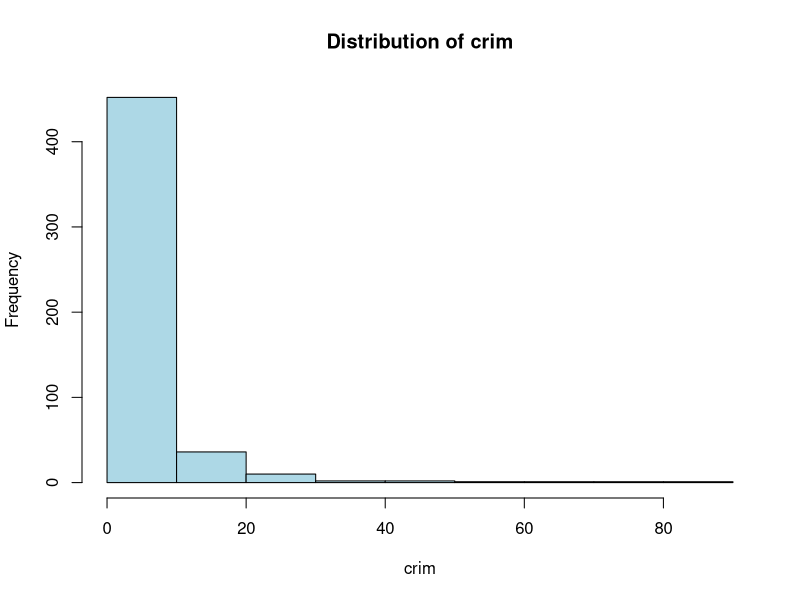
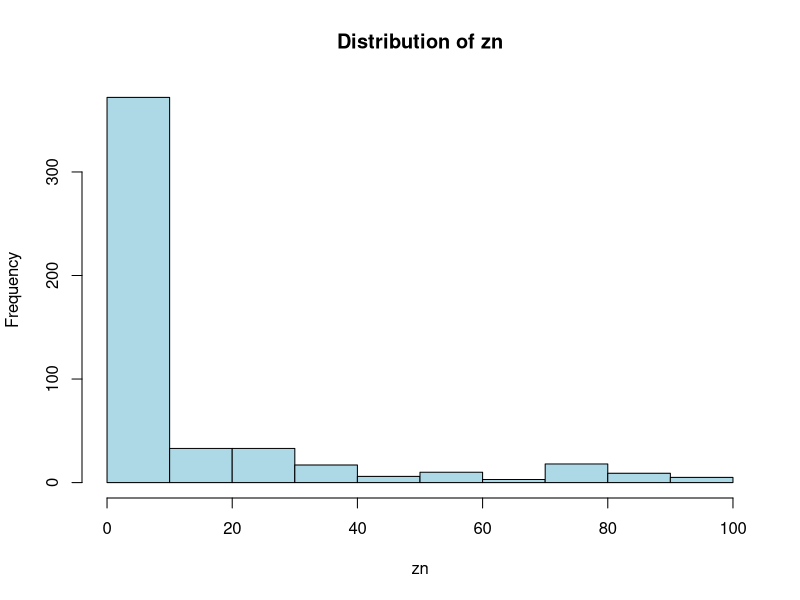
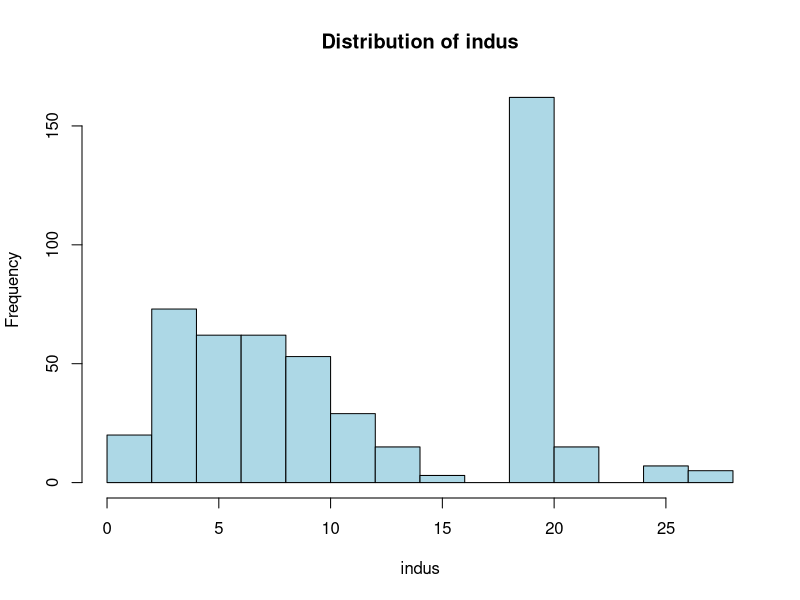
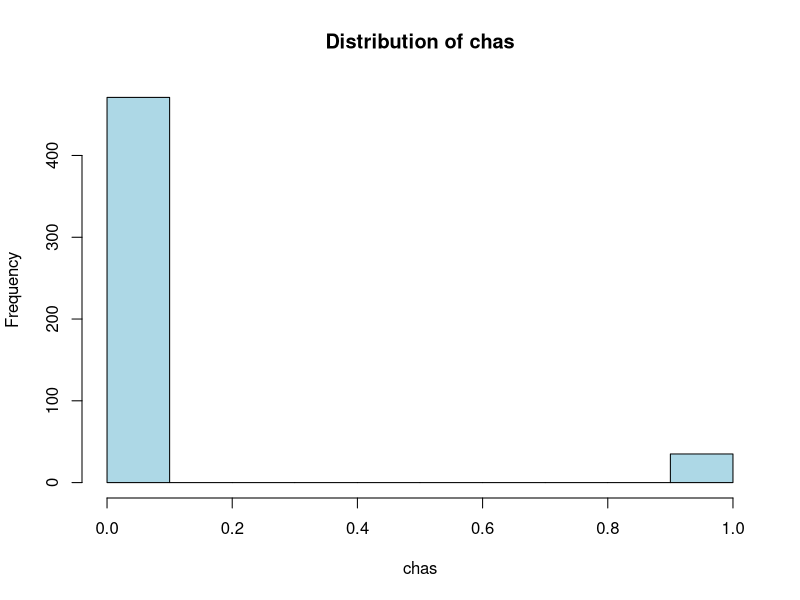
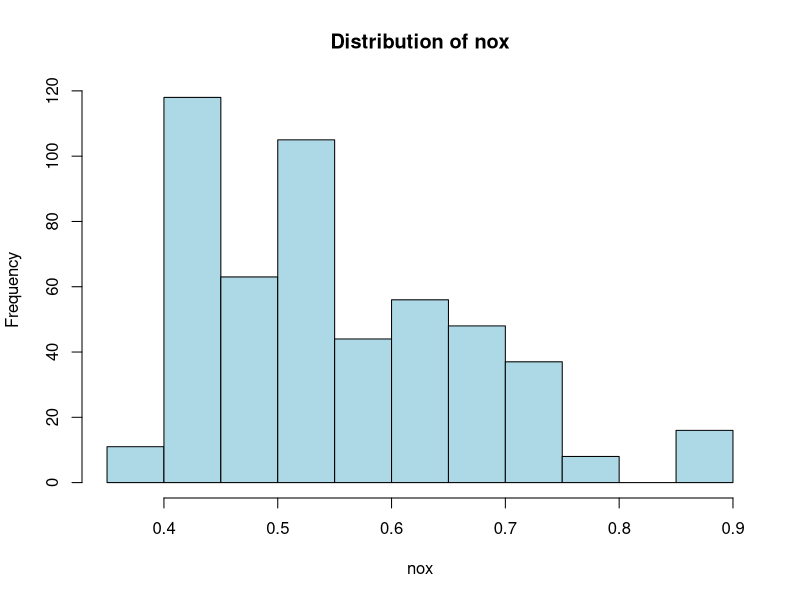
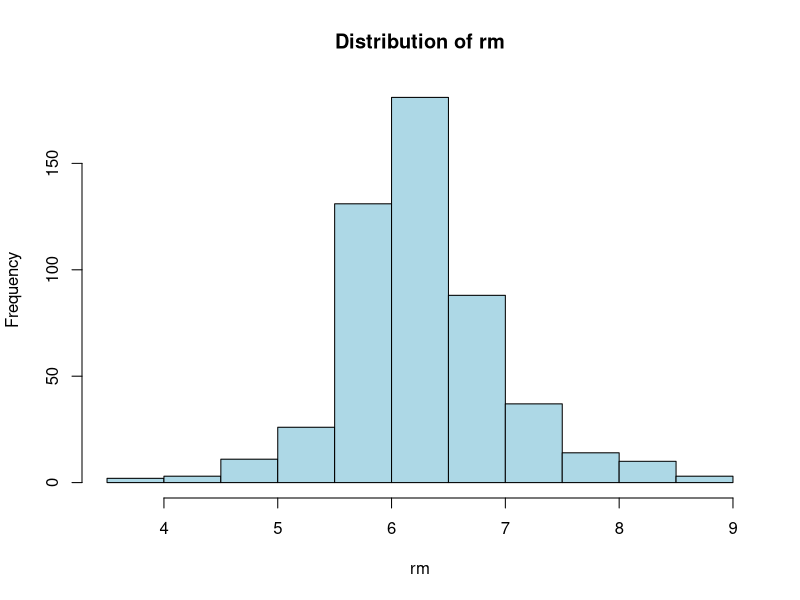
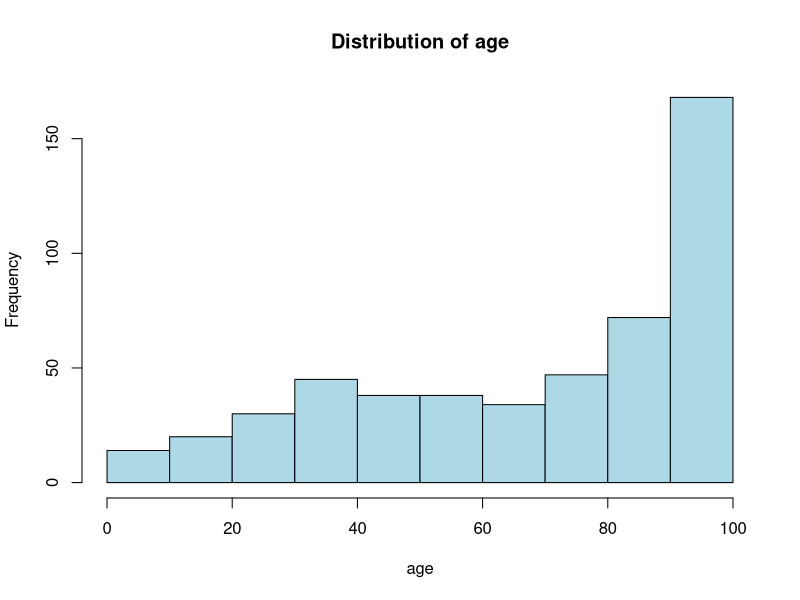
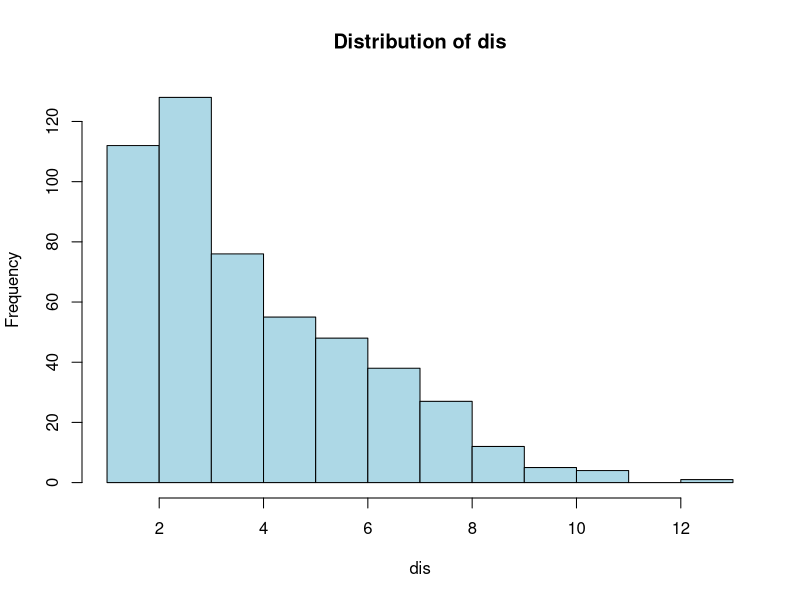

The R script that drew these images, in order:
# Set CRAN mirror
chooseCRANmirror(ind=1)
# or alternatively:
# options(repos = c(CRAN = "https://cloud.r-project.org"))

install.packages("MASS")
install.packages("ggplot2")
install.packages("corrplot")

library(MASS)
library(ggplot2)
library(corrplot)

# load dataset
data("Boston")
head(Boston)

# data exploration
str(Boston)
summary(Boston)

# missing values
sum(is.na(Boston))

# data visualization - hist for freq dist of all
for (variable in names(Boston)) {
  hist(Boston[[variable]], main = paste("Distribution of", variable), 
       col = "lightblue", xlab = variable)
}

# - scatter plot for realtionship: each vs medv
for (variable in names(Boston)[-14]) { # take out medv (14th column)
  plot(Boston[[variable]], Boston$medv, 
       xlab = variable, ylab = "Median Value (medv)", 
       main = paste(variable, "vs medv"))
}

# - correlation matrix
correlation_matrix <- cor(Boston)
corrplot(correlation_matrix, method = "color", tl.cex = 0.8)

# regression analysis
linear_model <- lm(medv ~ ., data = Boston)
summary(linear_model)

# Prediction
predicted_values <- predict(linear_model, newdata = Boston)

# actual vs predicted
results <- data.frame(Actual = Boston$medv, Predicted = predicted_values)
head(results)

# model eval
mse <- mean((results$Actual - results$Predicted)^2)
cat("Mean Squared Error (MSE):", mse, "\n")
r_squared <- summary(linear_model)$r.squared
cat("R-squared:", r_squared, "\n")

# plot predictions
ggplot(results, aes(x = Actual, y = Predicted)) +
  geom_point(color = "olivedrab") +
  geom_abline(intercept = 0, slope = 1, color = "peru", linetype = "dashed") +
  labs(title = "Actual vs Predicted Median Home Values",
       x = "Actual Median Value",
       y = "Predicted Median Value") +
  theme_minimal()

######################################################################################################################################


install.packages("MASS")
install.packages("ggplot2")
install.packages("corrplot")
library(MASS)
library(ggplot2)
library(corrplot)
# load dataset
data("Boston")
head(Boston)
# data exploration
str(Boston)
summary(Boston)
# missing values
sum(is.na(Boston))
# data visualization- hist for freq dist of all
for (variable in names(Boston)) {
  hist(Boston[[variable]], main = paste("Distribution of", variable),
       col = "lightblue", xlab = variable)
}
#- scatter plot for realtionship: each vs medv
for (variable in names(Boston)[-14]) { # take out medv (14th column)
  plot(Boston[[variable]], Boston$medv,
       xlab = variable, ylab = "Median Value (medv)",
       main = paste(variable, "vs medv"))
}
#- correlation matrix
correlation_matrix <- cor(Boston)
corrplot(correlation_matrix, method = "color", tl.cex = 0.8)
# regression analysis
linear_model <- lm(medv ~ ., data = Boston)
summary(linear_model)
# Prediction
predicted_values <- predict(linear_model, newdata = Boston)
# actual vs predicted
results <- data.frame(Actual = Boston$medv, Predicted = predicted_values)
head(results)
# model eval
mse <- mean((results$Actual- results$Predicted)^2)
cat("Mean Squared Error (MSE):", mse, "\n")
r_squared <- summary(linear_model)$r.squared
cat("R-squared:", r_squared, "\n")
# plot predictions
ggplot(results, aes(x = Actual, y = Predicted)) +
  geom_point(color = "olivedrab") +
  geom_abline(intercept = 0, slope = 1, color = "peru",
              linetype = "dashed") +
  labs(title = "Actual vs Predicted Median Home Values",
       x = "Actual Median Value",
       y = "Predicted Median Value") +
  theme_minimal()
